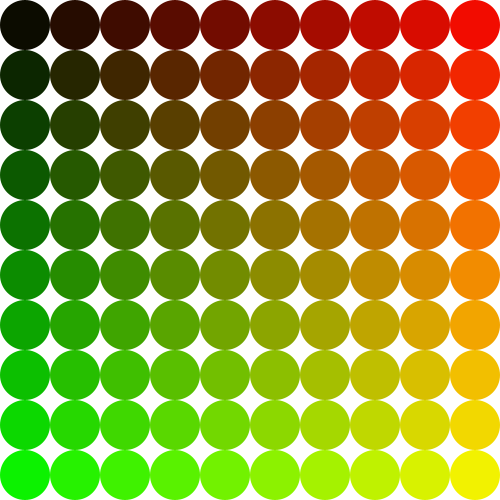
Frame 1 (no input)
Frame 60 (the mouse pressed at the canvas centre just before this capture): identical to frame 1, image omitted
Frame 120 (the mouse held since frame 60 and released just before this capture): identical to frame 1, image omitted

The Processing sketch that drew this single still picture (run headless with seeded random() and noise(); from frame 60 on, the mouse is pressed at the canvas centre):

// Processing sketch: Pallini_colorati_negativi
// ── Pallini_colorati_negativi.pde
int q=10;
int d;

void setup(){
  size(500,500);
  d=width/q;
  noStroke();
  colorMode(RGB,width);
}

void draw(){
  background(width);
  for(int y=d/2; y<=height; y+=d){
    for(int x=d/2; x<=width; x+=d){
      if(dist(x,y,mouseX,mouseY)<d/2)
        fill(x,y,width);
      else
        fill(x,y,0);
      ellipse(x,y,d,d);
    }
  }
}
